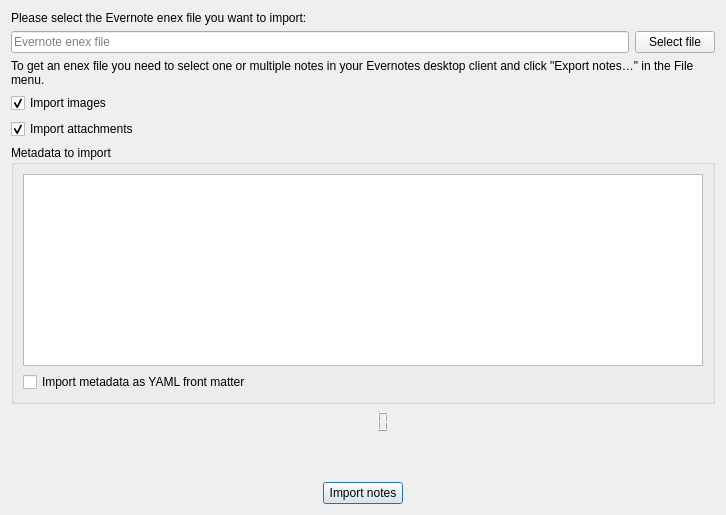
<?xml version="1.0" encoding="UTF-8"?>
<ui version="4.0">
 <class>EvernoteImportDialog</class>
 <widget class="QDialog" name="EvernoteImportDialog">
  <property name="geometry">
   <rect>
    <x>0</x>
    <y>0</y>
    <width>726</width>
    <height>515</height>
   </rect>
  </property>
  <property name="windowTitle">
   <string>Evernote Import</string>
  </property>
  <layout class="QGridLayout" name="gridLayout">
   <item row="5" column="0" colspan="2">
    <widget class="QGroupBox" name="groupBox">
     <property name="title">
      <string>Metadata to import</string>
     </property>
      <layout class="QVBoxLayout" name="verticalLayout">
       <item>
        <widget class="QTreeWidget" name="metaDataTreeWidget">
        <property name="selectionMode">
         <enum>QAbstractItemView::NoSelection</enum>
        </property>
        <property name="selectionBehavior">
         <enum>QAbstractItemView::SelectRows</enum>
        </property>
        <property name="rootIsDecorated">
         <bool>false</bool>
        </property>
        <property name="headerHidden">
         <bool>true</bool>
        </property>
        <column>
         <property name="text">
          <string notr="true">1</string>
         </property>
         </column>
        </widget>
       </item>
       <item>
        <widget class="QCheckBox" name="metaDataAsFrontmatterCheckBox">
         <property name="text">
          <string>Import metadata as YAML front matter</string>
         </property>
        </widget>
       </item>
      </layout>
     </widget>
    </item>
   <item row="1" column="0">
    <widget class="QLineEdit" name="fileLineEdit">
     <property name="readOnly">
      <bool>true</bool>
     </property>
     <property name="placeholderText">
      <string>Evernote enex file</string>
     </property>
    </widget>
   </item>
   <item row="0" column="0" colspan="2">
    <widget class="QLabel" name="label_2">
     <property name="text">
      <string>Please select the Evernote enex file you want to import:</string>
     </property>
    </widget>
   </item>
   <item row="6" column="0" colspan="2">
    <widget class="QLCDNumber" name="progressLCDNumber">
     <property name="toolTip">
      <string>Number of imported notes</string>
     </property>
     <property name="frameShape">
      <enum>QFrame::NoFrame</enum>
     </property>
    </widget>
   </item>
   <item row="8" column="0" colspan="2">
    <widget class="QFrame" name="frame">
     <property name="frameShape">
      <enum>QFrame::NoFrame</enum>
     </property>
     <property name="frameShadow">
      <enum>QFrame::Raised</enum>
     </property>
     <layout class="QHBoxLayout" name="horizontalLayout">
      <property name="leftMargin">
       <number>0</number>
      </property>
      <property name="topMargin">
       <number>0</number>
      </property>
      <property name="rightMargin">
       <number>0</number>
      </property>
      <property name="bottomMargin">
       <number>0</number>
      </property>
      <item>
       <spacer name="horizontalSpacer">
        <property name="orientation">
         <enum>Qt::Horizontal</enum>
        </property>
        <property name="sizeHint" stdset="0">
         <size>
          <width>40</width>
          <height>20</height>
         </size>
        </property>
       </spacer>
      </item>
      <item>
       <widget class="QPushButton" name="importButton">
        <property name="text">
         <string>Import notes</string>
        </property>
        <property name="icon">
         <iconset theme="document-import" resource="../breeze-qownnotes.qrc">
          <normaloff>:/icons/breeze-qownnotes/16x16/document-import.svg</normaloff>:/icons/breeze-qownnotes/16x16/document-import.svg</iconset>
        </property>
       </widget>
      </item>
      <item>
       <spacer name="horizontalSpacer_2">
        <property name="orientation">
         <enum>Qt::Horizontal</enum>
        </property>
        <property name="sizeHint" stdset="0">
         <size>
          <width>40</width>
          <height>20</height>
         </size>
        </property>
       </spacer>
      </item>
     </layout>
    </widget>
   </item>
   <item row="2" column="0" colspan="2">
    <widget class="QLabel" name="label_3">
     <property name="text">
      <string>To get an enex file you need to select one or multiple notes in your Evernotes desktop client and click &quot;Export notes…&quot; in the File menu.</string>
     </property>
     <property name="wordWrap">
      <bool>true</bool>
     </property>
    </widget>
   </item>
   <item row="1" column="1">
    <widget class="QPushButton" name="fileButton">
     <property name="text">
      <string>Select file</string>
     </property>
     <property name="icon">
      <iconset theme="document-open" resource="../breeze-qownnotes.qrc">
       <normaloff>:/icons/breeze-qownnotes/16x16/document-open.svg</normaloff>:/icons/breeze-qownnotes/16x16/document-open.svg</iconset>
     </property>
    </widget>
   </item>
   <item row="7" column="0" colspan="2">
    <spacer name="verticalSpacer">
     <property name="orientation">
      <enum>Qt::Vertical</enum>
     </property>
     <property name="sizeHint" stdset="0">
      <size>
       <width>20</width>
       <height>40</height>
      </size>
     </property>
    </spacer>
   </item>
   <item row="3" column="0" colspan="2">
    <widget class="QCheckBox" name="imageImportCheckBox">
     <property name="text">
      <string>Import images</string>
     </property>
     <property name="checked">
      <bool>true</bool>
     </property>
    </widget>
   </item>
   <item row="4" column="0" colspan="2">
    <widget class="QCheckBox" name="attachmentImportCheckBox">
     <property name="text">
      <string>Import attachments</string>
     </property>
     <property name="checked">
      <bool>true</bool>
     </property>
    </widget>
   </item>
  </layout>
 </widget>
 <resources>
  <include location="../breeze-qownnotes.qrc"/>
 </resources>
 <connections/>
</ui>
